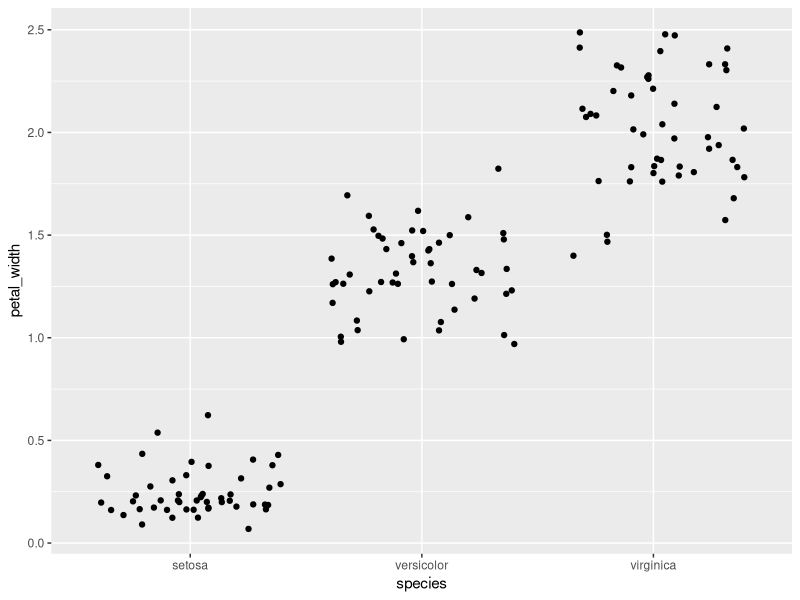
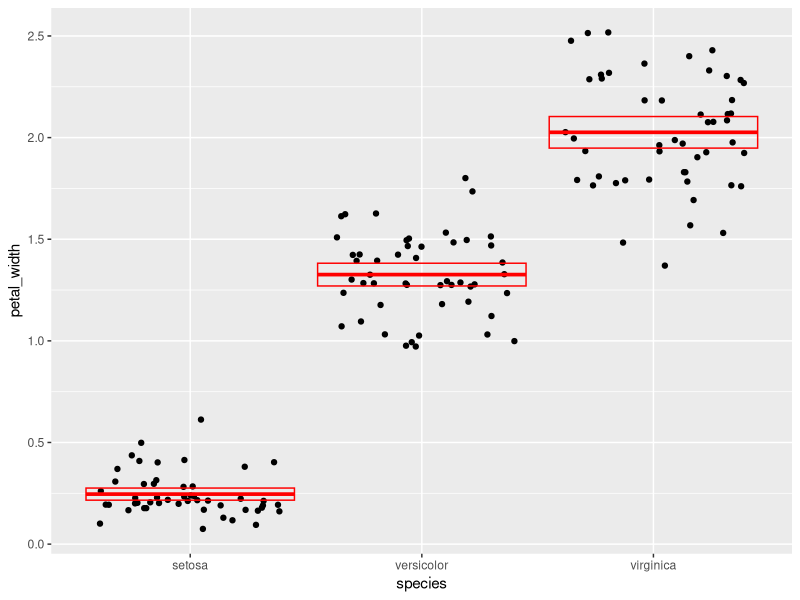
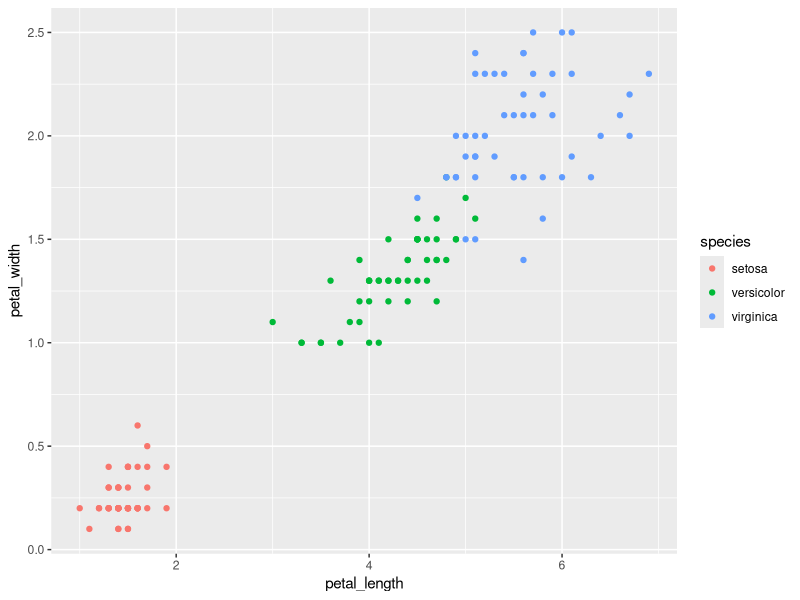

Source code (R) for these figures, in order:
## ---- chunk 1
library(tidyverse)
## ---- chunk 2
Q1<-rename(iris,sepal_length=Sepal.Length,sepal_width=Sepal.Width,petal_length=Petal.Length,petal_width=Petal.Width,species=Species)
Q1
## ---- chunk 3
Q2<-select(Q1, sepal_length, sepal_width, petal_length, petal_width)
Q2
mutate(Q1, Q2 = Q2 * 10)
## ---- chunk 4
Q3 <-mutate(Q1, sepal_area=sepal_length*sepal_width,petal_area=petal_length*petal_width)
Q3
Q3.5 <-select(Q3,sepal_area,petal_area)
Q3.5
## ---- chunk 5
summarize(
  Q2,
  sampl_size = n(),
  max=max(sepal_length),
  min=min(sepal_length),
  range=range(sepal_length),
  median=median(sepal_length),
  q1=quantile(sepal_length, probs = 0.25),
  q2=quantile(sepal_length, probs = 0.75),
  IQR=IQR(sepal_length)
)
## ---- chunk 6
Q5<-group_by(Q1,species)

iris_sum<-summarize(
  Q5,
  mean=mean(petal_width),
  sampl_size = n(),
  sd=sd(petal_width),
  var=var(petal_width),
  sem=sd / sqrt(sampl_size), 
  ci_upper=mean+2 * sem,
  ci_lower=mean-2 * sem)
iris_sum
## ---- chunk 7
ggplot(data = Q1) + 
  geom_jitter(mapping = aes(x=species,y=petal_width))
## ---- chunk 8
ggplot(data=Q1) +
  geom_jitter(mapping=aes(x=species,y=petal_width)) +
  geom_crossbar(
    data=iris_sum,
    mapping=aes(
      x=species,
      y=mean,
      ymax=ci_upper,
      ymin=ci_lower),
    color="red"
  )
## ---- chunk 9
ggplot(data=Q1) +
  geom_point(mapping=aes(x=petal_length,y=petal_width,color=species))
